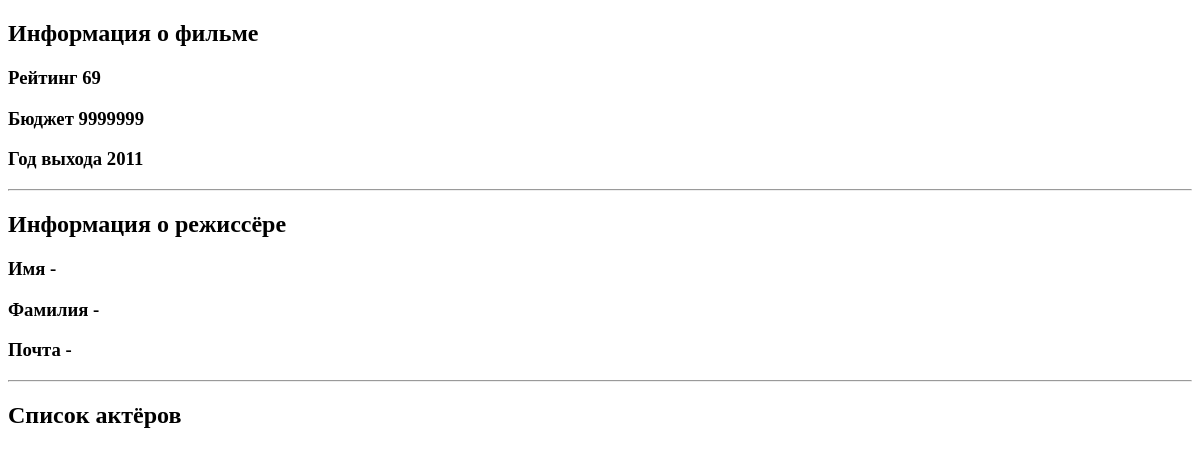
Page /movie/django on the earlier database version.
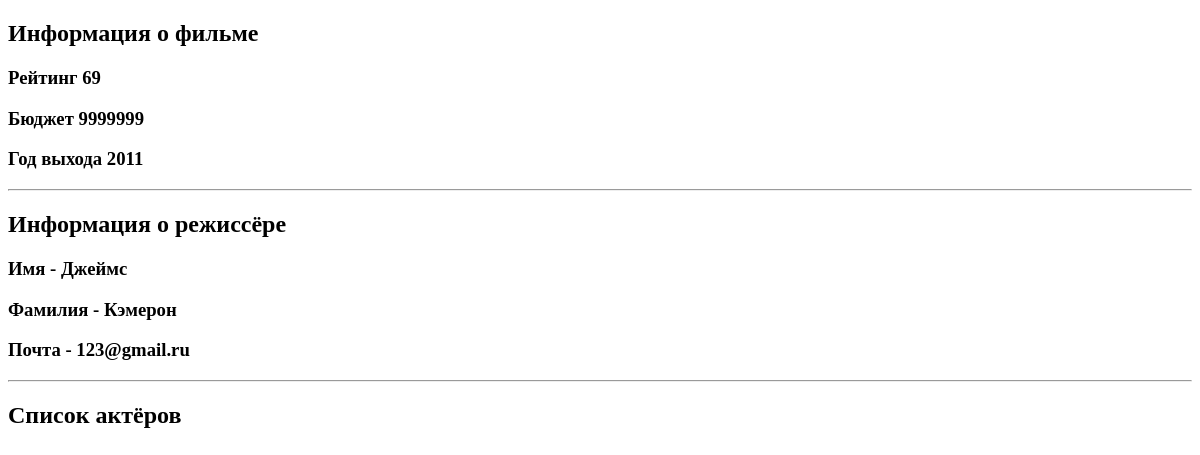
Same page on the later database version.
### movie_app/models.py (models this page shows, shortened)
class Movie(models.Model):
    EUR = 'EUR'
    USD = 'USD'
    RUB = 'RUB'
    CURRENCY_CHOICES = [
        (EUR, 'Euro'),
        (USD, 'Dollar'),
        (RUB, 'Rubles'),
    ]
    name = models.CharField(max_length=40)
    rating = models.IntegerField(validators=[MinValueValidator(1),
                                             MaxValueValidator(100)])
    year = models.IntegerField(null=True, blank=True)
    budget = models.IntegerField(default=1000000, blank=True,
                                 validators=[MinValueValidator(1)])
    currency = models.CharField(max_length=3, choices=CURRENCY_CHOICES, default=EUR)
    slug = models.SlugField(default='', null=False, db_index=True)
    director = models.ForeignKey(Director, on_delete=models.CASCADE, null=True)
    actors = models.ManyToManyField(Actor)
    def __str__(self):
        return f'{self.name} - {self.rating}%'

class Director(models.Model):
    first_name = models.CharField(max_length=100)
    last_name = models.CharField(max_length=100)
    directors_email = models.EmailField()

### movie_app/views.py (the view)
# urls.py: path('movie/<slug:slug_movie>', views.show_one_movie, name='movie-detail'),
def show_one_movie(request, slug_movie: str):
    movie = get_object_or_404(Movie, slug=slug_movie)
    return render(request, 'movie_app/one_movie.html', {
        'movie': movie
    })

### movie_app/templates/movie_app/one_movie.html (shortened to what this page needs)
{% extends 'movie_app/base.html'%}
{% block content %}
    <h2>Информация о фильме</h2>
    <h3>Рейтинг {{movie.rating}}</h3>
    <h3>Бюджет {{movie.budget}}</h3>
    <h3>Год выхода {{movie.year}}</h3>
    <hr>
    <h2>Информация о режиссёре</h2>
    <h3>Имя - {{movie.director.first_name}}</h3>
    <h3>Фамилия - {{movie.director.last_name}}</h3>
    <h3>Почта - {{movie.director.directors_email}}</h3>
    <hr>
    <h2>Список актёров</h2>
{% endblock %}

Differences in the rows shown:
changed Movie: director.first_name (not shown) → "Джеймс"; director.last_name (not shown) → "Кэмерон"; director.directors_email (not shown) → "123@gmail.ru"
